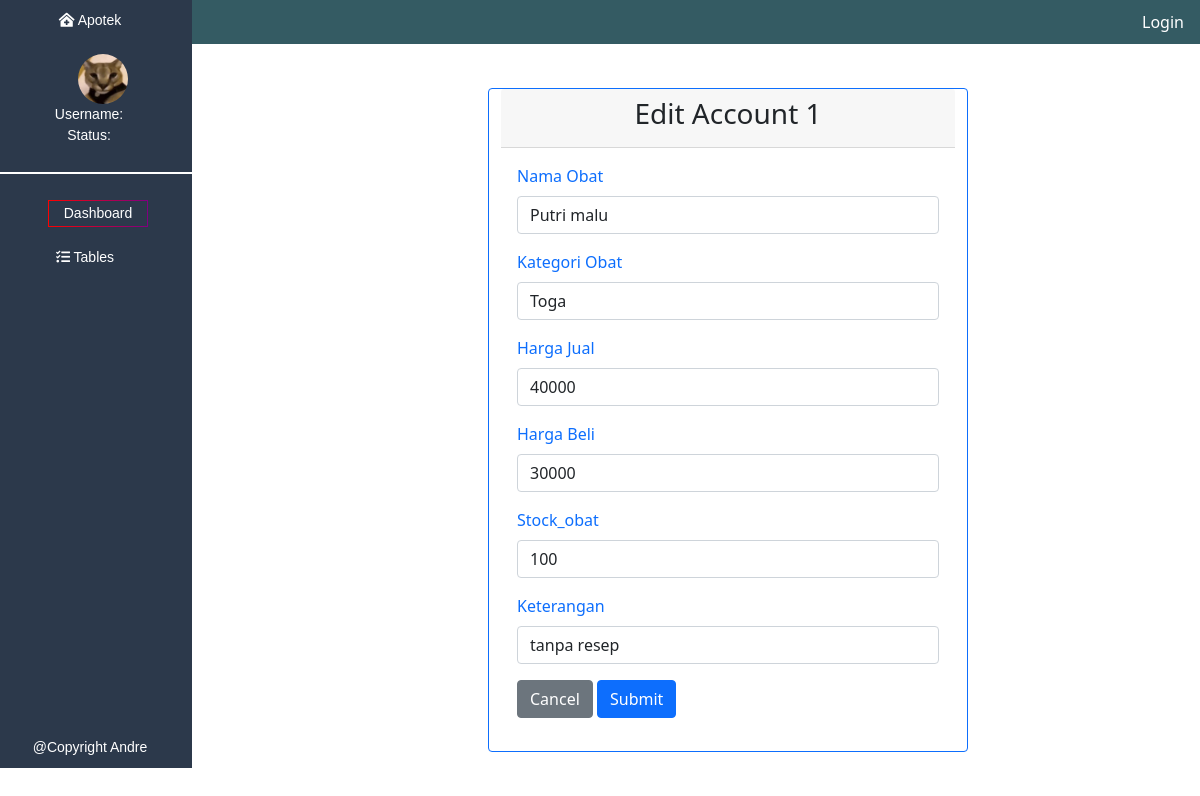
/change.php?idobat=1, run on the app's committed database.
### tables this page shows
CREATE TABLE `tb_obat` (
  `idobat` int(4) NOT NULL,
  `idsupplier` int(4) NOT NULL,
  `namaobat` varchar(100) NOT NULL,
  `kategoriobat` varchar(10) NOT NULL,
  `hargajual` double NOT NULL,
  `hargabeli` double NOT NULL,
  `stock_obat` int(11) NOT NULL,
  `keterangan` text NOT NULL,
  PRIMARY KEY (`idobat`),
  KEY `idsupplier` (`idsupplier`),
  CONSTRAINT `tb_obat_ibfk_1` FOREIGN KEY (`idsupplier`) REFERENCES `tb_supplier` (`idsupplier`)
);

### change.php (the view, shortened to what this page needs)
<?php
    include 'koneksi.php';
    if(isset($_GET['idobat'])){
        $idobat=($_GET["idobat"]);
        $query="SELECT * FROM tb_obat WHERE idobat='$idobat'";
        $result= mysqli_query($koneksi,$query);
        $data=mysqli_fetch_assoc($result);
    }else{
            header("Location:obat.php");
        }
?>
<html lang="en">
<head>
    <link href="https://cdn.jsdelivr.net/npm/bootstrap@5.1.1/dist/css/bootstrap.min.css" rel="stylesheet">
    <link rel="stylesheet" href="https://pro.fontawesome.com/releases/v5.10.0/css/all.css"/>
    <link rel="stylesheet" href="modify.css">
</head>
<body>
        <div class="row">
            <div class="col-2 awal"><i class="fas fa-clinic-medical"></i> Apotek</div>
            <?php
            if(!isset($_SESSION["username"])){
            ?>
            <div class="col-10 dua"><a href="login.php" class="link">Login</a></div>
            <?php } ?>
        </div>
        <div class="row">
            <div class="col-2 awal"><div class="img"></div> <p id="sen" style="margin-left: -2px;">Username:<?php echo $_SESSION["username"];?><br>Status:<?php echo $_SESSION["leveluser"];?></p></div>
        </div>
        <div class="row">
          <div class="col-2 awal"><p id="line"></p></div>
        </div>
        <div class="row">
          <div class="col-2 awal"><div class="wapo"><div class="module"><a href="dashboard.php" style="color: white;">Dashboard</a></div></div></div>
        </div>
        <div class="row">
          <div class="col-2 awal" style="height:490px;"><a class="nara" data-bs-toggle="collapse" href="#collapseExample" role="button" aria-expanded="false" aria-controls="collapseExample"><i class="fas fa-tasks"></i> Tables</a>
        </div>
        <div class="row">
          <div class="col-2 awal" style="width: 17%; margin-top: 0px;"> @Copyright Andre</div>
        </div>
        <div class="card border-primary mb-3" style="width: 30rem;margin-left: 500px;margin-top: -680px;">
        <div class="card-header"><center><h3>Edit Account <?php echo $data['idobat']; ?></h3></center></div>
        <div class="card-body text-primary">
        <form action="lavo.php" method="POST">
    <div class="mb-3">
        <label for="" class="form-label">Nama Obat</label>
        <input type="text" class="form-control" name="namaobat" value="<?php echo $data['namaobat'] ?>" require id="">
    </div>
    <div class="mb-3">
        <label for="" class="form-label">Kategori Obat</label>
        <input type="text" class="form-control" name="kategoriobat" value="<?php echo $data['kategoriobat'] ?>" require id="">
    </div>
    <div class="mb-3">
        <label for="" class="form-label">Harga Jual</label>
        <input type="text" class="form-control" name="hargajual" value="<?php echo $data['hargajual'] ?>" require id="">
    </div>
    <div class="mb-3">
        <label for="" class="form-label">Harga Beli</label>
        <input type="text" class="form-control" name="hargabeli" value="<?php echo $data['hargabeli'] ?>" require id="">
    </div>
    <div class="mb-3">
        <label for="" class="form-label">Stock_obat</label>
        <input type="text" class="form-control" name="stock_obat" value="<?php echo $data['stock_obat'] ?>" require id="">
    </div>
    <div class="mb-3">
        <label for="" class="form-label">Keterangan</label>
        <input type="text" class="form-control" name="keterangan" value="<?php echo $data['keterangan'] ?>" require id="">
    </div>
    <button type="reset" class="btn btn-secondary">Cancel</button>
    <button type="submit" class="btn btn-primary">Submit</button>
    </form>
        </div>
        </div>
</body>
</html>

### modify.css (style rules this page uses)
body { overflow-x: hidden; top: 0; bottom: 0; left: 0; right: 0; padding: 0px; margin: 0px; }
a { text-decoration: none; }
.awal { background-color: #2C394B; font-size: 14px; color: white; font-family: Verdana, Geneva, Tahoma, sans-serif; text-align: center; padding: 10px; }
.dua { background-color: #345B63; padding: 10px; }
.link { text-decoration: none; color: white; margin-left: 940px; float: left; }
.img { background-image:url(image/hecker.jpeg); border-radius: 100px; background-size: cover; width: 50px; height: 50px; margin-left: 80px; }
#sen { font-size: 14px; }
.nara { text-decoration: none; color: white; margin-left: -10px; }
.nara::after { content: ''; width: 0%; transition: width 0.3s; }
.wapo { margin-top: -10px; position: relative; background: linear-gradient(to right, red, purple); max-width: 100px; margin-left: 50px; padding: 1px; }
.module { background: #2C394B; color: white; padding: 2px; }
#line::after { content:''; display: block; border: 1px solid rgb(255, 255, 255); width: 210px; margin-top: -10px; }

### data on the page
tb_obat: idobat "1", namaobat "Putri malu", kategoriobat "Toga", hargajual "40000", hargabeli "30000", stock_obat "100", keterangan "tanpa resep"
